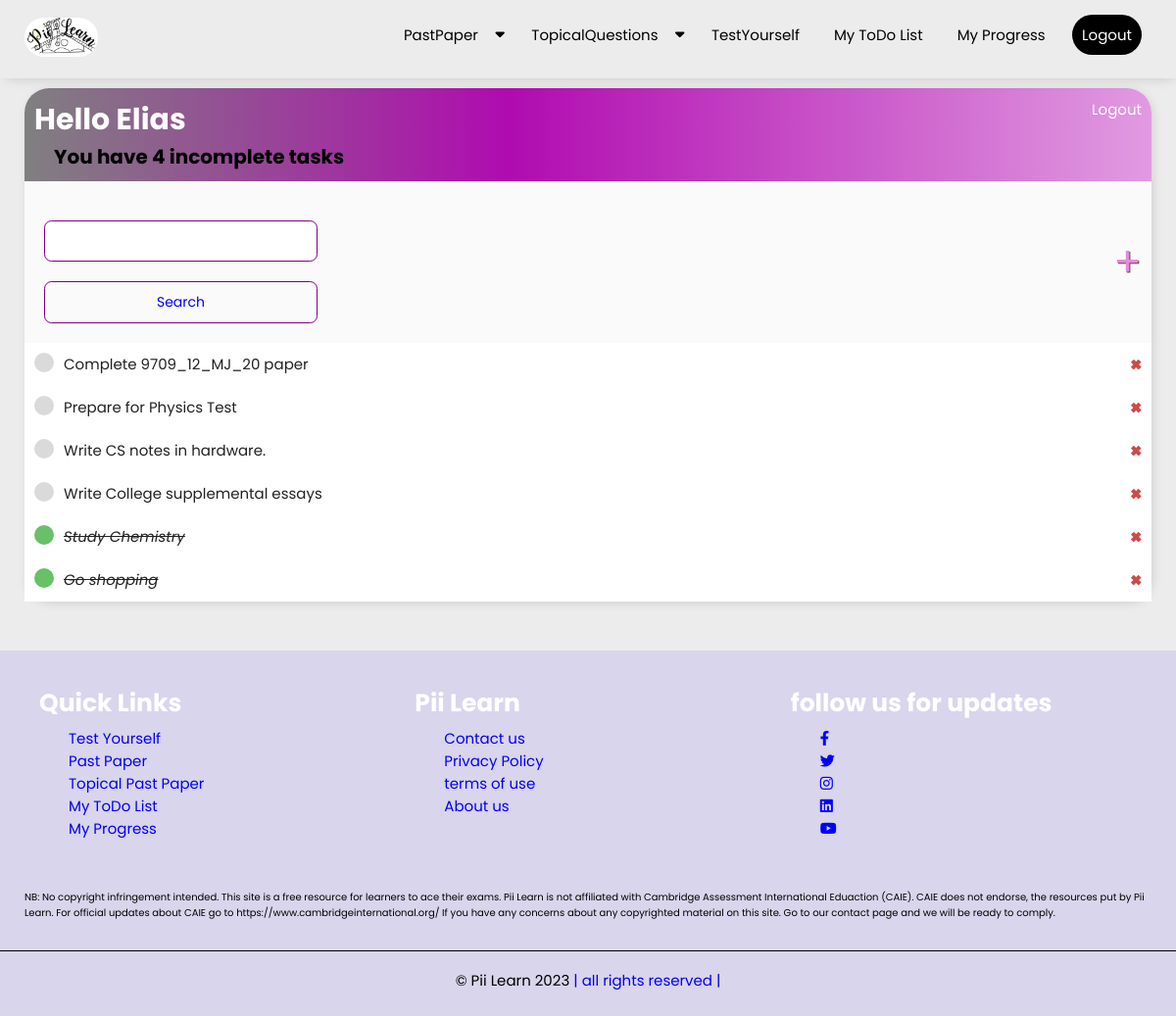
Page /my_to_do_list/ (signed in) on the committed database.
### examsolution/models.py (models this page shows, shortened)
class website_pics(models.Model):
    website_logo = models.ImageField(null=True,upload_to='WesbitePics')

class UserTask(models.Model):
    user = models.ForeignKey(User, on_delete=models.CASCADE)
    title = models.CharField(max_length=200)
    description = models.TextField()
    complete = models.BooleanField(default=False)
    created = models.DateTimeField(auto_now_add=True)
    class Meta:
        ordering = ['complete']

### examsolution/views.py (the view)
# urls.py: path('my_to_do_list/',UserTaskList.as_view(),name='my_to_do_list'),
class UserTaskList(LoginRequiredMixin,ListView):
    model = UserTask
    context_object_name = 'usertasklist'
    def get_context_data(self, **kwargs):
        context = super().get_context_data(**kwargs)
        context['usertasklist'] = context['usertasklist'].filter(user=self.request.user)
        context['count'] = context['usertasklist'].filter(complete=False).count()
        website_logo = website_pics.objects.get(id=1)
        context['website_logo'] = website_logo
        search_input = self.request.GET.get('search_area') or ''
        if search_input:
            context['usertasklist'] = context['usertasklist'].filter(title__icontains=search_input) #icontains can be used if the title contains that letter
        context['search_input'] = search_input
        return context

### examsolution/templates/examsolution/usertask_list.html (shortened to what this page needs)
{% extends 'examsolution/base.html' %}
{% load static %}
{% block content %}
<div class="piilearn_wrap_container">
    <div class="header_bar">
        <div>
            <h1> Hello {{request.user|title}} </h1>
            <h3> You have {{count}} incomplete task{{count|pluralize:"s"}}</h3>
        </div>
        {% if request.user.is_authenticated %}
            <a href="{% url 'examsolution:logout' %}">Logout</a>
        {% else %}
            <a href="{% url 'examsolution:login' %}">Login</a>
        {% endif %}
    </div>
    <div id="search-add-wrapper">
        <form method="GET" style="margin-top:20px; display:grid;" id="usertask_list_search_form">
            <input type='text' name="search_area" value={{search_input}}>
            <input type='Submit' value="Search" class="all_buttons">
        </form>
        <a id="add-link" href="{% url 'examsolution:create_task' %}">&#x2b;</a>
    </div>
    <div class="task-items-wrapper">
        {% for task in usertasklist %}
            <div class="task-wrapper">
                {% if task.complete %}
                    <div class="task-title">
                        <div class="task-complete-icon"></div>
                        <i><a style="text-decoration: line-through; font-weight:none !important;" href="{% url 'examsolution:update_task' task.id %}"> {{task.title}} </a></i>
                    </div>
                    <a class="delete-link" href="{% url 'examsolution:delete_task' task.id %}">&#215;</a>
                {% else %}
                    <div class="task-title">
                        <div class="task-incomplete-icon"></div>
                        <a href="{% url 'examsolution:update_task' task.id %}"> {{task.title}} </a>
                    </div>
                    <a class="delete-link" href="{% url 'examsolution:delete_task' task.id %}">&#215;</a>
                {% endif %}
            </div>
        {% empty %}
            <h3> {{request.user.username|title}}, you have no tasks on your schedule.</h3>
        {% endfor %}
    </div>
</div>
{% endblock content %}

### examsolution/templates/examsolution/base.html (shortened to what this page needs)
<!DOCTYPE html>
{% load static %}
<html lang="en">
<head>
    <link rel="stylesheet" href="https://cdnjs.cloudflare.com/ajax/libs/font-awesome/6.3.0/css/all.min.css" />
    <link rel="stylesheet" href="{% static 'examsolution/css/style.css' %}">
    <link rel="stylesheet" href="https://cdn.jsdelivr.net/npm/swiper@9/swiper-bundle.min.css"/>
</head>
<body>
    <section class="header" style="webkik-box-shadow: 2px 2px 13px -4px rgba(0,0,0,0.21);
    box-shadow: 2px 2px 13px -4px rgba(0,0,0,0.21);">
        <nav class="menu_bar">
            <a class="logo" href=" {% url 'examsolution:home' %} "><img src="{% static website_logo.website_logo %}"  alt="" style="max-height:40px" id="website_logo"></a>
            <ul class="nav-menu">
                <li><a href=" {% url 'examsolution:past_papers' %}">PastPaper  <i class="fas fa-caret-down" id="drop-4"></i></a>
                </li>
                <li><a href=" {% url 'examsolution:topical_past_paper' %}">TopicalQuestions  <i class="fas fa-caret-down" id="drop-2"></i></a>
                </li>
                <li><a href=" {% url 'examsolution:test_yourself' %} ">TestYourself {% comment %}<i class="fas fa-caret-down" id="drop-3"></i>{% endcomment %}</a>
                </li>
                <li><a href=" {% url 'examsolution:my_to_do_list' %} ">My ToDo List</a></li>
                <li><a href="{% url 'examsolution:my_progress' %}">My Progress</a></li>
                {% if request.user.is_authenticated %}
                    <li style="margin-bottom:1rem;"><a id="base_logout_link" href=" {% url 'examsolution:logout' %} ">Logout</a></li>
                {% else %}
                    <li style="margin-bottom:1rem;"><a id="base_login_link" href=" {% url 'examsolution:login' %} ">Login</a></li>
                    <li style="margin-bottom:1rem;"><a id="base_sign_up_link" href=" {% url 'examsolution:register' %} ">Signup</a></li>
                {% endif %}
            </ul>
        </nav>
    </section>
    {% block content %}{% endblock content %}
    <section class="footer">
        <div class="box-container">
            <div class="box">
                <h3>Quick Links</h3>
                <a href="{% url 'examsolution:test_yourself' %}">Test Yourself</a>
                <br>
                <a href="{% url 'examsolution:past_papers' %}">Past Paper</a>
                <br>
                <a href="{% url 'examsolution:topical_past_paper' %}">Topical Past Paper</a>
                <br>
                <a href=" {% url 'examsolution:my_to_do_list' %} ">My ToDo List</a>
                <br>
                <a href="{% url 'examsolution:my_progress' %}">My Progress</a>
                <br>
                <br>
            </div>
            <div class="box">
                <h3>Pii Learn</h3>
                <a href="{% url 'examsolution:contact_us' %}">Contact us</a>
                <br>
                <a href="{% url 'examsolution:privacy' %}">Privacy Policy</a>
                <br>
                <a href="{% url 'examsolution:terms_of_use' %}">terms of use</a>
                <br>
                <a href="{% url 'examsolution:about_us' %}">About us</a>
            </div>
            <div class="box">
                <h3>follow us for updates</h3>
                <a href="#"><i class="fab fa-facebook-f"></i></a>
                <br>
                <a href="#"><i class="fab fa-twitter"></i></a>
                <br>
                <a href="https://www.instagram.com/piilearn/" target="_blank"><i class="fab fa-instagram"></i></a>
                <br>
                <a href="#"><i class="fab fa-linkedin"></i></a>
                <br>
                <a href="https://youtube.com/@PiiLearn" target="_blank"><i class="fab fa-youtube"></i></a>
            </div>
        </div>
        <div class="disclaimer">
            <p>
                NB: No copyright infringement intended. This site is a free resource for learners
                to ace their exams. Pii Learn is not affiliated with Cambridge Assessment International Eduaction (CAIE).
                CAIE does not endorse, the resources put by Pii Learn. For official updates about CAIE go to https://www.cambridgeinternational.org/
                If you have any concerns about any copyrighted material on this site. Go to our contact page
                and we will be ready to comply.
            </p>
        </div>
        <div class="copy_right"> &copy Pii Learn 2023 <span>| all rights reserved |</span></div>
    </section>
</body>
</html>

### examsolution/static/examsolution/css/style.css (style rules this page uses)
:root { --main-color: #ececec; --black: #222; --white: #fff; --light--black: #777; --dark-bg: #eee; --border: .1rem solid var(--black); --box-shadow: 0 .5rem 1rem rgba(20, 16, 20, 1); --text-shadow: 0 1.5rem 3rem rgba(0,0,0,.3); }
* { font-family: 'Poppins', sans-serif; margin: 0; padding: 0; box-sizing: border-box; outline: none; border: none; text-decoration: none; text-transform: none; }
html { font-size: 62.5%; overflow-x: hidden; background-color: var(--main-color); }
.header { top: 0; left: 0; right: 0; z-index: 1000; position:fixed; }
.menu_bar { background-color: var(--main-color); height: 80px; width: 100%; display: flex; align-items: center; justify-content: space-between; padding: 0 2.5rem; }
.menu_bar a img#website_logo { border-radius: 2rem; }
.menu_bar ul { list-style: none; display: flex; }
.menu_bar ul li { padding: 10px 10px; position: relative; }
.menu_bar ul li a { color: black; text-decoration: none; font-size: 1.5rem; background-color: white hidden; padding: .75rem; border-radius: 2.5rem hidden; transition: all 0.6s; }
.fas { float: right; margin-left: 10px; padding-top: 3px; }
#base_logout_link,#base_login_link { background-color: black !important; border-radius: 2.5rem !important; color: white !important; padding: 1rem !important; }
.footer { background-size: cover; background-position: center; background-color: rgba(93, 63, 228, 0.133); }
.footer .box-container { margin-bottom: 2.5rem; margin-left: 2.5rem; margin-right: 2.5rem; display:grid; grid-template-columns: repeat(auto-fit,minmax(25rem,1fr)); }
.footer .box-container .box { margin-top: 2.5rem; margin-left: 0.5rem; padding: 1rem; }
.footer .box-container .box h3 { color: var(--white); font-size: 2.5rem; padding-bottom: 0.5rem; }
.footer .box-container .box a { color: blue; font-size: 1.5rem; padding-bottom: 1rem; }
.footer .box-container .box a { color: blue; margin-left: 3rem; }
.footer .disclaimer { margin-left: 2.5rem; margin-right: 2.5rem; }
.footer .disclaimer p { font-size: 1rem; text-transform: none; }
.footer .copy_right { text-align: center; padding-top: 1.75rem; margin-top: 3rem; padding-bottom: 2.5rem; border-top: .1rem solid black; font-size: 1.5rem; color: black; }
.footer .copy_right span { color: blue; }
.piilearn_wrap_container { margin: auto; margin-top: 9rem; margin-bottom: 5rem; margin-left: 2.5rem; margin-right: 2.5rem; background-color: #FAFAFA; -webkik-box-shadow: 2px 2px 13px -4px rgba(0,0,0,0.21); box-shadow: 2px 2px 13px -4px rgba(0,0,0,0.21); text-transform: none; border-radius: 2.5rem; }
.header_bar { padding: 1rem; display: flex; justify-content: space-between; color: white; border-radius: 2.5rem 2.5rem 0 0; background: linear-gradient(90deg,rgb(128, 128, 128) 0%,rgb(176, 11, 176) 43%, rgb(225, 155, 225) 100%); }
.header_bar a { color: #fff; text-decoration: none; font-size: 1.5rem; }
.header_bar h1 { font-size: 3rem; }
.header_bar h3 { font-size: 2rem; margin-left: 2rem; color: black; }
.task-wrapper { display: flex; align-items: center; justify-content: space-between; padding: 1rem; background-color: white; border-bottom: 1px solid white; }
.task-title { display: flex; }
.task-title a { text-decoration: none; color: #222; margin-left: 10px; font-size: 1.5rem; }
.task-complete-icon { height: 20px; width: 20px; background-color: rgba(105,192,105); border-radius: 50%; }
.task-incomplete-icon { height: 20px; width: 20px; background-color: rgba(218,218,218); border-radius: 50%; }
.delete-link { text-decoration: none; font-weight: 900; color:#cf4949; font-size: 2rem; line-height: 0; }
#search-add-wrapper { display: flex; justify-content: space-between; align-items: center; padding: 10px; }
#add-link { color: rgb(225, 139, 225); text-decoration: none; font-size: 42px; text-shadow: 1px 1px #81413b; }
.piilearn_wrap_container input[type=text], .piilearn_wrap_container input[type=password],.piilearn_wrap_container textarea { border: 1px solid purple; border-radius: 0.75rem; padding: 10px; margin: 1rem; }
.all_buttons { border: 1px solid purple; background-color: #FAFAFA; color: blue; padding: 10px; font-size: 14px; border-radius: 0.75rem; cursor: pointer; text-decoration: none; margin: 1rem; }

### rows in the picture
website_pics: website_logo (picture)
UserTask: title "Complete 9709_12_MJ_20 paper"
UserTask: title "Prepare for Physics Test"
UserTask: title "Write CS notes in hardware."
UserTask: title "Write College supplemental essays"
UserTask: title "Study Chemistry"
UserTask: title "Go shopping"

### other values in the picture
{{ request.user|title }} "Elias"
{{ count }} "4"
